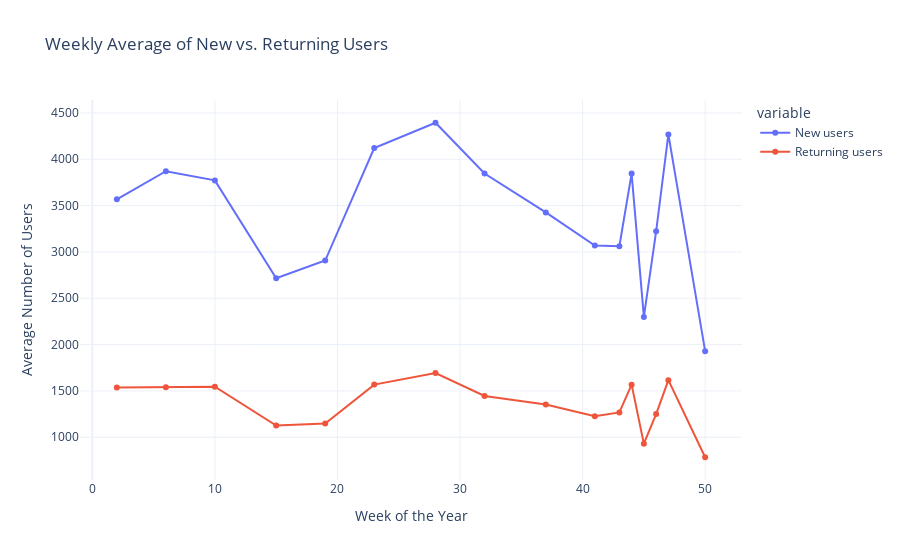

This figure's notebook cell:
### Markdown cell above
#### Calculated the weekly average of the new and returning users and the duration

### Code cell
fig1 = px.line(weekly_averages, x='Week', y=['New users', 'Returning users'], markers=True,
               labels={'value': 'Average Number of Users'}, title='Weekly Average of New vs. Returning Users')
fig1.update_xaxes(title='Week of the Year')
fig1.update_yaxes(title='Average Number of Users')



fig1.show()

### Figure 1 — Plotly figure (JSON) as saved in the notebook; plotly's stock layout.template omitted (floating-point values rounded to 4 significant figures)
{"data": [{"hovertemplate": "variable=New users<br>Week=%{x}<br>Average Number of Users=%{y}<extra></extra>", "legendgroup": "New users", "line": {"color": "#636efa", "dash": "solid"}, "marker": {"symbol": "circle"}, "mode": "lines+markers", "name": "New users", "orientation": "v", "showlegend": true, "type": "scatter", "x": [2, 6, 10, 15, 19, 23, 28, 32, 37, 41, 43, 44, 45, 46, 47, 50], "xaxis": "x", "y": [3568, 3871, 3772, 2716, 2907, 4121, 4394, 3846, 3426, 3069, 3062.0, 3846.0, 2298, 3222.0, 4268.0, 1929], "yaxis": "y"}, {"hovertemplate": "variable=Returning users<br>Week=%{x}<br>Average Number of Users=%{y}<extra></extra>", "legendgroup": "Returning users", "line": {"color": "#EF553B", "dash": "solid"}, "marker": {"symbol": "circle"}, "mode": "lines+markers", "name": "Returning users", "orientation": "v", "showlegend": true, "type": "scatter", "x": [2, 6, 10, 15, 19, 23, 28, 32, 37, 41, 43, 44, 45, 46, 47, 50], "xaxis": "x", "y": [1538, 1540, 1545, 1126, 1148, 1568, 1693, 1446, 1353, 1226, 1268.0, 1568.0, 930, 1250, 1616.0, 784], "yaxis": "y"}], "layout": {"legend": {"title": {"text": "variable"}, "tracegroupgap": 0}, "title": {"text": "Weekly Average of New vs. Returning Users"}, "xaxis": {"anchor": "y", "domain": [0, 1], "title": {"text": "Week of the Year"}}, "yaxis": {"anchor": "x", "domain": [0, 1], "title": {"text": "Average Number of Users"}}}}
